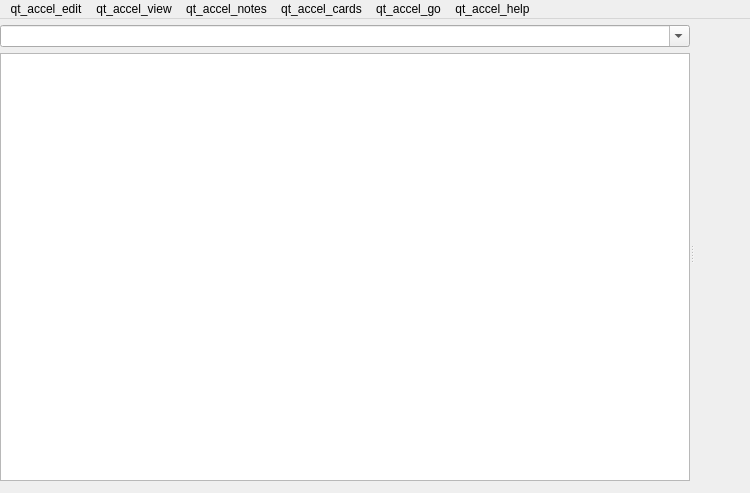
<?xml version="1.0" encoding="UTF-8"?>
<ui version="4.0">
 <class>Dialog</class>
 <widget class="QMainWindow" name="Dialog">
  <property name="geometry">
   <rect>
    <x>0</x>
    <y>0</y>
    <width>750</width>
    <height>493</height>
   </rect>
  </property>
  <property name="minimumSize">
   <size>
    <width>400</width>
    <height>400</height>
   </size>
  </property>
  <property name="windowIcon">
   <iconset>
    <normaloff>:/icons/learnrecur.png</normaloff>:/icons/learnrecur.png</iconset>
  </property>
  <widget class="QWidget" name="centralwidget">
   <layout class="QVBoxLayout" name="verticalLayout_3">
    <property name="spacing">
     <number>12</number>
    </property>
    <property name="leftMargin">
     <number>0</number>
    </property>
    <property name="topMargin">
     <number>6</number>
    </property>
    <property name="rightMargin">
     <number>6</number>
    </property>
    <property name="bottomMargin">
     <number>12</number>
    </property>
    <item>
     <widget class="QSplitter" name="splitter">
      <property name="sizePolicy">
       <sizepolicy hsizetype="Preferred" vsizetype="Expanding">
        <horstretch>4</horstretch>
        <verstretch>0</verstretch>
       </sizepolicy>
      </property>
      <property name="orientation">
       <enum>Qt::Horizontal</enum>
      </property>
      <widget class="QWidget" name="widget" native="true">
       <property name="sizePolicy">
        <sizepolicy hsizetype="Expanding" vsizetype="Preferred">
         <horstretch>3</horstretch>
         <verstretch>1</verstretch>
        </sizepolicy>
       </property>
       <layout class="QVBoxLayout" name="verticalLayout_2">
        <property name="spacing">
         <number>0</number>
        </property>
        <property name="leftMargin">
         <number>0</number>
        </property>
        <property name="topMargin">
         <number>0</number>
        </property>
        <property name="rightMargin">
         <number>0</number>
        </property>
        <property name="bottomMargin">
         <number>0</number>
        </property>
        <item>
         <layout class="QGridLayout" name="gridLayout">
          <property name="leftMargin">
           <number>0</number>
          </property>
          <property name="topMargin">
           <number>0</number>
          </property>
          <property name="rightMargin">
           <number>0</number>
          </property>
          <property name="bottomMargin">
           <number>6</number>
          </property>
          <property name="horizontalSpacing">
           <number>12</number>
          </property>
          <property name="verticalSpacing">
           <number>0</number>
          </property>
          <item row="0" column="1">
           <widget class="QComboBox" name="searchEdit">
            <property name="sizePolicy">
             <sizepolicy hsizetype="Expanding" vsizetype="Fixed">
              <horstretch>9</horstretch>
              <verstretch>0</verstretch>
             </sizepolicy>
            </property>
            <property name="editable">
             <bool>true</bool>
            </property>
            <property name="insertPolicy">
             <enum>QComboBox::NoInsert</enum>
            </property>
           </widget>
          </item>
         </layout>
        </item>
        <item>
         <widget class="QTableView" name="tableView">
          <property name="sizePolicy">
           <sizepolicy hsizetype="Expanding" vsizetype="Expanding">
            <horstretch>9</horstretch>
            <verstretch>1</verstretch>
           </sizepolicy>
          </property>
          <property name="minimumSize">
           <size>
            <width>0</width>
            <height>150</height>
           </size>
          </property>
          <property name="contextMenuPolicy">
           <enum>Qt::ActionsContextMenu</enum>
          </property>
          <property name="horizontalScrollBarPolicy">
           <enum>Qt::ScrollBarAsNeeded</enum>
          </property>
          <property name="editTriggers">
           <set>QAbstractItemView::NoEditTriggers</set>
          </property>
          <property name="tabKeyNavigation">
           <bool>false</bool>
          </property>
          <property name="alternatingRowColors">
           <bool>true</bool>
          </property>
          <property name="selectionBehavior">
           <enum>QAbstractItemView::SelectRows</enum>
          </property>
          <attribute name="horizontalHeaderCascadingSectionResizes">
           <bool>false</bool>
          </attribute>
          <attribute name="horizontalHeaderMinimumSectionSize">
           <number>20</number>
          </attribute>
          <attribute name="horizontalHeaderHighlightSections">
           <bool>false</bool>
          </attribute>
          <attribute name="horizontalHeaderShowSortIndicator" stdset="0">
           <bool>true</bool>
          </attribute>
         </widget>
        </item>
       </layout>
      </widget>
      <widget class="QWidget" name="verticalLayoutWidget">
       <layout class="QVBoxLayout" name="verticalLayout" stretch="0">
        <property name="spacing">
         <number>0</number>
        </property>
        <property name="leftMargin">
         <number>0</number>
        </property>
        <property name="topMargin">
         <number>1</number>
        </property>
        <property name="rightMargin">
         <number>0</number>
        </property>
        <property name="bottomMargin">
         <number>0</number>
        </property>
        <item>
         <layout class="QHBoxLayout" name="horizontalLayout2">
          <property name="spacing">
           <number>0</number>
          </property>
          <item>
           <widget class="QWidget" name="fieldsArea" native="true">
            <property name="sizePolicy">
             <sizepolicy hsizetype="Preferred" vsizetype="Expanding">
              <horstretch>0</horstretch>
              <verstretch>1</verstretch>
             </sizepolicy>
            </property>
            <property name="minimumSize">
             <size>
              <width>50</width>
              <height>200</height>
             </size>
            </property>
           </widget>
          </item>
         </layout>
        </item>
       </layout>
      </widget>
     </widget>
    </item>
   </layout>
  </widget>
  <widget class="QMenuBar" name="menubar">
   <property name="geometry">
    <rect>
     <x>0</x>
     <y>0</y>
     <width>750</width>
     <height>23</height>
    </rect>
   </property>
   <widget class="QMenu" name="menuEdit">
    <property name="title">
     <string>qt_accel_edit</string>
    </property>
    <addaction name="actionUndo"/>
    <addaction name="actionRedo"/>
    <addaction name="separator"/>
    <addaction name="actionSelectAll"/>
    <addaction name="actionSelectNotes"/>
    <addaction name="actionInvertSelection"/>
    <addaction name="separator"/>
    <addaction name="actionClose"/>
    <addaction name="separator"/>
    <addaction name="actionCreateFilteredDeck"/>
   </widget>
   <widget class="QMenu" name="menuJump">
    <property name="title">
     <string>qt_accel_go</string>
    </property>
    <addaction name="actionFind"/>
    <addaction name="actionSidebarFilter"/>
    <addaction name="actionSidebar"/>
    <addaction name="actionNote"/>
    <addaction name="actionCardList"/>
    <addaction name="separator"/>
    <addaction name="actionFirstCard"/>
    <addaction name="actionPreviousCard"/>
    <addaction name="actionNextCard"/>
    <addaction name="actionLastCard"/>
   </widget>
   <widget class="QMenu" name="menu_Help">
    <property name="title">
     <string>qt_accel_help</string>
    </property>
    <addaction name="actionGuide"/>
   </widget>
   <widget class="QMenu" name="menu_Cards">
    <property name="title">
     <string>qt_accel_cards</string>
    </property>
    <widget class="QMenu" name="menuFlag">
     <property name="title">
      <string>browsing_flag</string>
     </property>
     <addaction name="actionRed_Flag"/>
     <addaction name="actionOrange_Flag"/>
     <addaction name="actionGreen_Flag"/>
     <addaction name="actionBlue_Flag"/>
     <addaction name="actionPink_Flag"/>
     <addaction name="actionTurquoise_Flag"/>
     <addaction name="actionPurple_Flag"/>
    </widget>
    <addaction name="actionChange_Deck"/>
    <addaction name="separator"/>
    <addaction name="action_set_due_date"/>
    <addaction name="action_grade_now"/>
    <addaction name="action_forget"/>
    <addaction name="actionReposition"/>
    <addaction name="separator"/>
    <addaction name="actionToggle_Suspend"/>
    <addaction name="action_toggle_bury"/>
    <addaction name="separator"/>
    <addaction name="menuFlag"/>
    <addaction name="separator"/>
    <addaction name="action_Info"/>
   </widget>
   <widget class="QMenu" name="menu_Notes">
    <property name="title">
     <string>qt_accel_notes</string>
    </property>
    <addaction name="actionAdd"/>
    <addaction name="actionCopy"/>
    <addaction name="actionExport"/>
    <addaction name="separator"/>
    <addaction name="actionAdd_Tags"/>
    <addaction name="actionRemove_Tags"/>
    <addaction name="actionClear_Unused_Tags"/>
    <addaction name="actionToggle_Mark"/>
    <addaction name="separator"/>
    <addaction name="actionChangeModel"/>
    <addaction name="separator"/>
    <addaction name="actionFindDuplicates"/>
    <addaction name="actionFindReplace"/>
    <addaction name="separator"/>
    <addaction name="actionManage_Note_Types"/>
    <addaction name="separator"/>
    <addaction name="actionDelete"/>
   </widget>
   <widget class="QMenu" name="menuqt_accel_view">
    <property name="title">
     <string>qt_accel_view</string>
    </property>
    <widget class="QMenu" name="menuLayout">
     <property name="title">
      <string>qt_accel_layout</string>
     </property>
     <addaction name="actionLayoutAuto"/>
     <addaction name="separator"/>
     <addaction name="actionLayoutVertical"/>
     <addaction name="actionLayoutHorizontal"/>
    </widget>
    <addaction name="action_toggle_mode"/>
    <addaction name="separator"/>
    <addaction name="actionFullScreen"/>
    <addaction name="separator"/>
    <addaction name="actionToggleSidebar"/>
    <addaction name="separator"/>
    <addaction name="actionZoomIn"/>
    <addaction name="actionZoomOut"/>
    <addaction name="actionResetZoom"/>
    <addaction name="separator"/>
    <addaction name="menuLayout"/>
   </widget>
   <addaction name="menuEdit"/>
   <addaction name="menuqt_accel_view"/>
   <addaction name="menu_Notes"/>
   <addaction name="menu_Cards"/>
   <addaction name="menuJump"/>
   <addaction name="menu_Help"/>
  </widget>
  <action name="actionSelectAll">
   <property name="text">
    <string>qt_accel_select_all</string>
   </property>
   <property name="shortcut">
    <string notr="true">Ctrl+Alt+A</string>
   </property>
  </action>
  <action name="actionUndo">
   <property name="text">
    <string>qt_accel_undo</string>
   </property>
   <property name="shortcut">
    <string notr="true">Ctrl+Z</string>
   </property>
  </action>
  <action name="actionInvertSelection">
   <property name="text">
    <string>qt_accel_invert_selection</string>
   </property>
   <property name="shortcut">
    <string notr="true">Ctrl+Alt+S</string>
   </property>
  </action>
  <action name="actionFind">
   <property name="text">
    <string>qt_accel_find</string>
   </property>
   <property name="shortcut">
    <string notr="true">Ctrl+F</string>
   </property>
  </action>
  <action name="actionNote">
   <property name="text">
    <string>qt_accel_note</string>
   </property>
   <property name="shortcut">
    <string notr="true">Ctrl+Shift+N</string>
   </property>
  </action>
  <action name="actionNextCard">
   <property name="text">
    <string>qt_accel_next_card</string>
   </property>
   <property name="shortcut">
    <string notr="true">Ctrl+N</string>
   </property>
  </action>
  <action name="actionPreviousCard">
   <property name="text">
    <string>qt_accel_previous_card</string>
   </property>
   <property name="shortcut">
    <string notr="true">Ctrl+P</string>
   </property>
  </action>
  <action name="actionGuide">
   <property name="text">
    <string>qt_accel_guide</string>
   </property>
   <property name="shortcut">
    <string notr="true">F1</string>
   </property>
  </action>
  <action name="actionChangeModel">
   <property name="text">
    <string>browsing_change_note_type2</string>
   </property>
   <property name="shortcut">
    <string notr="true">Ctrl+Shift+M</string>
   </property>
  </action>
  <action name="actionSelectNotes">
   <property name="text">
    <string>qt_accel_select_notes</string>
   </property>
  </action>
  <action name="actionFindReplace">
   <property name="text">
    <string>qt_accel_find_and_replace</string>
   </property>
   <property name="shortcut">
    <string notr="true">Ctrl+Alt+F</string>
   </property>
  </action>
  <action name="actionSidebarFilter">
   <property name="text">
    <string>qt_accel_filter</string>
   </property>
   <property name="shortcut">
    <string notr="true">Ctrl+Shift+F</string>
   </property>
  </action>
  <action name="actionCardList">
   <property name="text">
    <string>browsing_card_list</string>
   </property>
   <property name="shortcut">
    <string notr="true">Ctrl+Shift+L</string>
   </property>
  </action>
  <action name="actionFindDuplicates">
   <property name="text">
    <string>qt_accel_find_duplicates</string>
   </property>
  </action>
  <action name="actionReposition">
   <property name="text">
    <string>browsing_reposition</string>
   </property>
   <property name="shortcut">
    <string notr="true">Ctrl+Shift+S</string>
   </property>
  </action>
  <action name="actionFirstCard">
   <property name="text">
    <string>browsing_first_card</string>
   </property>
   <property name="shortcut">
    <string notr="true">Home</string>
   </property>
  </action>
  <action name="actionLastCard">
   <property name="text">
    <string>browsing_last_card</string>
   </property>
   <property name="shortcut">
    <string notr="true">End</string>
   </property>
  </action>
  <action name="actionClose">
   <property name="text">
    <string>actions_close</string>
   </property>
   <property name="shortcut">
    <string notr="true">Ctrl+W</string>
   </property>
  </action>
  <action name="action_Info">
   <property name="text">
    <string>qt_accel_info</string>
   </property>
   <property name="shortcut">
    <string notr="true">Ctrl+Shift+I</string>
   </property>
  </action>
  <action name="actionAdd_Tags">
   <property name="text">
    <string>browsing_add_tags2</string>
   </property>
   <property name="shortcut">
    <string notr="true">Ctrl+Shift+A</string>
   </property>
  </action>
  <action name="actionRemove_Tags">
   <property name="text">
    <string>browsing_remove_tags</string>
   </property>
   <property name="shortcut">
    <string notr="true">Ctrl+Alt+Shift+A</string>
   </property>
  </action>
  <action name="actionToggle_Suspend">
   <property name="checkable">
    <bool>true</bool>
   </property>
   <property name="text">
    <string>browsing_toggle_suspend</string>
   </property>
   <property name="shortcut">
    <string notr="true">Ctrl+J</string>
   </property>
  </action>
  <action name="actionDelete">
   <property name="text">
    <string>actions_delete</string>
   </property>
   <property name="shortcut">
    <string notr="true">Ctrl+Del</string>
   </property>
  </action>
  <action name="actionAdd">
   <property name="text">
    <string>browsing_add_notes</string>
   </property>
   <property name="shortcut">
    <string notr="true">Ctrl+E</string>
   </property>
  </action>
  <action name="actionChange_Deck">
   <property name="text">
    <string>browsing_change_deck2</string>
   </property>
   <property name="shortcut">
    <string notr="true">Ctrl+D</string>
   </property>
  </action>
  <action name="actionRed_Flag">
   <property name="checkable">
    <bool>true</bool>
   </property>
   <property name="text">
    <string>actions_flag_red</string>
   </property>
   <property name="shortcut">
    <string notr="true">Ctrl+1</string>
   </property>
  </action>
  <action name="actionOrange_Flag">
   <property name="checkable">
    <bool>true</bool>
   </property>
   <property name="text">
    <string>actions_flag_orange</string>
   </property>
   <property name="shortcut">
    <string notr="true">Ctrl+2</string>
   </property>
  </action>
  <action name="actionGreen_Flag">
   <property name="checkable">
    <bool>true</bool>
   </property>
   <property name="text">
    <string>actions_flag_green</string>
   </property>
   <property name="shortcut">
    <string notr="true">Ctrl+3</string>
   </property>
  </action>
  <action name="actionBlue_Flag">
   <property name="checkable">
    <bool>true</bool>
   </property>
   <property name="text">
    <string>actions_flag_blue</string>
   </property>
   <property name="shortcut">
    <string notr="true">Ctrl+4</string>
   </property>
  </action>
  <action name="actionSidebar">
   <property name="text">
    <string>browsing_sidebar</string>
   </property>
   <property name="shortcut">
    <string notr="true">Ctrl+Shift+R</string>
   </property>
  </action>
  <action name="actionClear_Unused_Tags">
   <property name="text">
    <string>browsing_clear_unused_tags</string>
   </property>
  </action>
  <action name="actionManage_Note_Types">
   <property name="text">
    <string>browsing_manage_note_types</string>
   </property>
  </action>
  <action name="actionToggle_Mark">
   <property name="checkable">
    <bool>true</bool>
   </property>
   <property name="text">
    <string>browsing_toggle_mark</string>
   </property>
   <property name="shortcut">
    <string notr="true">Ctrl+K</string>
   </property>
  </action>
  <action name="actionExport">
   <property name="text">
    <string>qt_accel_export_notes</string>
   </property>
   <property name="shortcut">
    <string notr="true">Ctrl+Shift+E</string>
   </property>
  </action>
  <action name="actionCreateFilteredDeck">
   <property name="text">
    <string>qt_misc_create_filtered_deck</string>
   </property>
   <property name="shortcut">
    <string notr="true">Ctrl+G</string>
   </property>
  </action>
  <action name="action_set_due_date">
   <property name="text">
    <string>qt_accel_set_due_date</string>
   </property>
   <property name="shortcut">
    <string notr="true">Ctrl+Shift+D</string>
   </property>
  </action>
  <action name="action_grade_now">
   <property name="text">
    <string>actions_grade_now</string>
   </property>
   <property name="shortcut">
    <string notr="true">Ctrl+Shift+G</string>
   </property>
  </action>
  <action name="action_forget">
   <property name="text">
    <string>qt_accel_forget</string>
   </property>
   <property name="shortcut">
    <string notr="true">Ctrl+Alt+N</string>
   </property>
  </action>
  <action name="action_toggle_mode">
   <property name="text">
    <string>browsing_toggle_showing_cards_notes</string>
   </property>
   <property name="shortcut">
    <string notr="true">Ctrl+Alt+T</string>
   </property>
  </action>
  <action name="actionRedo">
   <property name="text">
    <string>qt_accel_redo</string>
   </property>
   <property name="shortcut">
    <string notr="true">Ctrl+Shift+Z</string>
   </property>
  </action>
  <action name="actionPink_Flag">
   <property name="checkable">
    <bool>true</bool>
   </property>
   <property name="text">
    <string>actions_flag_pink</string>
   </property>
   <property name="shortcut">
    <string notr="true">Ctrl+5</string>
   </property>
  </action>
  <action name="actionTurquoise_Flag">
   <property name="checkable">
    <bool>true</bool>
   </property>
   <property name="text">
    <string>actions_flag_turquoise</string>
   </property>
   <property name="shortcut">
    <string notr="true">Ctrl+6</string>
   </property>
  </action>
  <action name="actionPurple_Flag">
   <property name="checkable">
    <bool>true</bool>
   </property>
   <property name="text">
    <string>actions_flag_purple</string>
   </property>
   <property name="shortcut">
    <string notr="true">Ctrl+7</string>
   </property>
  </action>
  <action name="actionCopy">
   <property name="text">
    <string>actions_create_copy</string>
   </property>
   <property name="shortcut">
    <string notr="true">Ctrl+Alt+E</string>
   </property>
  </action>
  <action name="actionFullScreen">
   <property name="text">
    <string>qt_accel_full_screen</string>
   </property>
  </action>
  <action name="actionToggleSidebar">
    <property name="text">
      <string>qt_accel_toggle_sidebar</string>
    </property>
  </action>
  <action name="actionZoomIn">
   <property name="text">
    <string>qt_accel_zoom_editor_in</string>
   </property>
  </action>
  <action name="actionZoomOut">
   <property name="text">
    <string>qt_accel_zoom_editor_out</string>
   </property>
  </action>
  <action name="actionResetZoom">
   <property name="text">
    <string>qt_accel_reset_zoom</string>
   </property>
   <property name="shortcut">
    <string notr="true">Ctrl+0</string>
   </property>
  </action>
  <action name="actionLayoutAuto">
   <property name="checkable">
    <bool>true</bool>
   </property>
   <property name="text">
    <string>qt_accel_layout_auto</string>
   </property>
  </action>
  <action name="actionLayoutVertical">
   <property name="checkable">
    <bool>true</bool>
   </property>
   <property name="text">
    <string>qt_accel_layout_vertical</string>
   </property>
  </action>
  <action name="actionLayoutHorizontal">
   <property name="checkable">
    <bool>true</bool>
   </property>
   <property name="text">
    <string>qt_accel_layout_horizontal</string>
   </property>
  </action>
  <action name="actionbrowsing_toggle_showing_cards_notes">
   <property name="text">
    <string>browsing_toggle_showing_cards_notes</string>
   </property>
  </action>
  <action name="action_toggle_bury">
   <property name="checkable">
    <bool>true</bool>
   </property>
   <property name="text">
    <string>browsing_toggle_bury</string>
   </property>
   <property name="shortcut">
    <string notr="true">Ctrl+Shift+J</string>
   </property>
  </action>
 </widget>
 <resources>
  <include location="icons.qrc"/>
 </resources>
 <connections>
  <connection>
   <sender>actionSelectAll</sender>
   <signal>triggered()</signal>
   <receiver>tableView</receiver>
   <slot>selectAll()</slot>
   <hints>
    <hint type="sourcelabel">
     <x>-1</x>
     <y>-1</y>
    </hint>
    <hint type="destinationlabel">
     <x>299</x>
     <y>279</y>
    </hint>
   </hints>
  </connection>
  <connection>
   <sender>actionClose</sender>
   <signal>triggered()</signal>
   <receiver>Dialog</receiver>
   <slot>_handle_close()</slot>
   <hints>
    <hint type="sourcelabel">
     <x>-1</x>
     <y>-1</y>
    </hint>
    <hint type="destinationlabel">
     <x>374</x>
     <y>199</y>
    </hint>
   </hints>
  </connection>
 </connections>
</ui>
